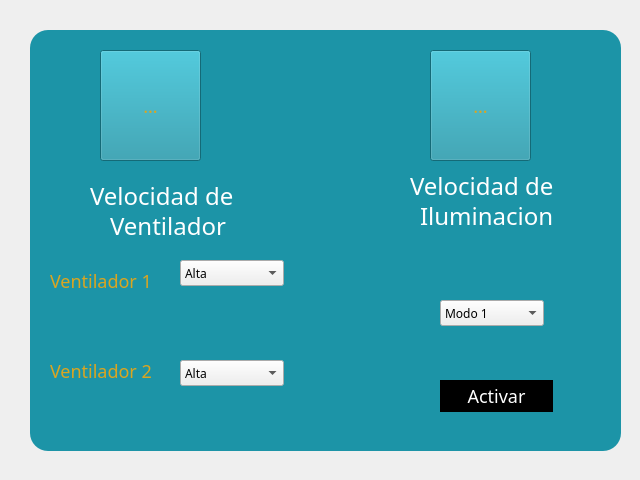
<?xml version="1.0" encoding="UTF-8"?>
<ui version="4.0">
 <class>MainWindow</class>
 <widget class="QMainWindow" name="MainWindow">
  <property name="geometry">
   <rect>
    <x>0</x>
    <y>0</y>
    <width>640</width>
    <height>480</height>
   </rect>
  </property>
  <property name="windowTitle">
   <string>MainWindow</string>
  </property>
  <property name="styleSheet">
   <string notr="true">*{
font-family:century gothic;
}

QWidget{
background-image: url(:/images/images/fondo.png)
}

QFrame#contenedor{
background: #1c94a7;
border-radius:18;
}

QLabel#label, #label_2, #label_5,#label_6{
background: #1c94a7;
color: white;
font-size: 24px;
font-position: center;

}

QToolButton#b1, #b2{
color: #DAA520;
font-size: 18px;
background: #1c94a7;
font-family:century gothic;
}

QPushButton#boton{
background: black;
border-radius:18;
color: white;
font-size: 18px;
}

QLabel#label_4,#label_3{
background: #1c94a7;
color: #DAA520;
font-size: 18px;
font-position: center;

}
</string>
  </property>
  <widget class="QWidget" name="centralwidget">
   <widget class="QFrame" name="contenedor">
    <property name="geometry">
     <rect>
      <x>30</x>
      <y>30</y>
      <width>591</width>
      <height>421</height>
     </rect>
    </property>
    <property name="frameShape">
     <enum>QFrame::StyledPanel</enum>
    </property>
    <property name="frameShadow">
     <enum>QFrame::Raised</enum>
    </property>
    <widget class="QLabel" name="label">
     <property name="geometry">
      <rect>
       <x>60</x>
       <y>150</y>
       <width>151</width>
       <height>31</height>
      </rect>
     </property>
     <property name="text">
      <string>Velocidad de </string>
     </property>
    </widget>
    <widget class="QLabel" name="label_2">
     <property name="geometry">
      <rect>
       <x>380</x>
       <y>140</y>
       <width>151</width>
       <height>31</height>
      </rect>
     </property>
     <property name="text">
      <string>Velocidad de </string>
     </property>
    </widget>
    <widget class="QComboBox" name="comboBox">
     <property name="geometry">
      <rect>
       <x>150</x>
       <y>230</y>
       <width>104</width>
       <height>26</height>
      </rect>
     </property>
     <item>
      <property name="text">
       <string>Alta</string>
      </property>
     </item>
     <item>
      <property name="text">
       <string>Media</string>
      </property>
     </item>
     <item>
      <property name="text">
       <string>Baja</string>
      </property>
     </item>
    </widget>
    <widget class="QLabel" name="label_3">
     <property name="geometry">
      <rect>
       <x>20</x>
       <y>240</y>
       <width>101</width>
       <height>21</height>
      </rect>
     </property>
     <property name="text">
      <string>Ventilador 1</string>
     </property>
    </widget>
    <widget class="QLabel" name="label_4">
     <property name="geometry">
      <rect>
       <x>20</x>
       <y>330</y>
       <width>101</width>
       <height>21</height>
      </rect>
     </property>
     <property name="text">
      <string>Ventilador 2</string>
     </property>
    </widget>
    <widget class="QComboBox" name="comboBox_2">
     <property name="geometry">
      <rect>
       <x>150</x>
       <y>330</y>
       <width>104</width>
       <height>26</height>
      </rect>
     </property>
     <item>
      <property name="text">
       <string>Alta</string>
      </property>
     </item>
     <item>
      <property name="text">
       <string>Media</string>
      </property>
     </item>
     <item>
      <property name="text">
       <string>Baja</string>
      </property>
     </item>
    </widget>
    <widget class="QComboBox" name="comboBox_3">
     <property name="geometry">
      <rect>
       <x>410</x>
       <y>270</y>
       <width>104</width>
       <height>26</height>
      </rect>
     </property>
     <item>
      <property name="text">
       <string>Modo 1</string>
      </property>
     </item>
     <item>
      <property name="text">
       <string>Modo 2</string>
      </property>
     </item>
     <item>
      <property name="text">
       <string>Modo 3</string>
      </property>
     </item>
     <item>
      <property name="text">
       <string>Modo 4</string>
      </property>
     </item>
    </widget>
    <widget class="QLabel" name="label_5">
     <property name="geometry">
      <rect>
       <x>80</x>
       <y>180</y>
       <width>151</width>
       <height>31</height>
      </rect>
     </property>
     <property name="text">
      <string>Ventilador</string>
     </property>
    </widget>
    <widget class="QLabel" name="label_6">
     <property name="geometry">
      <rect>
       <x>390</x>
       <y>170</y>
       <width>151</width>
       <height>31</height>
      </rect>
     </property>
     <property name="text">
      <string>Iluminacion</string>
     </property>
    </widget>
    <widget class="QToolButton" name="b1">
     <property name="geometry">
      <rect>
       <x>70</x>
       <y>20</y>
       <width>101</width>
       <height>111</height>
      </rect>
     </property>
     <property name="text">
      <string>...</string>
     </property>
     <property name="icon">
      <iconset resource="source.qrc">
       <normaloff>:/images/images/escudo.png</normaloff>:/images/images/escudo.png</iconset>
     </property>
     <property name="iconSize">
      <size>
       <width>90</width>
       <height>90</height>
      </size>
     </property>
    </widget>
    <widget class="QToolButton" name="b2">
     <property name="geometry">
      <rect>
       <x>400</x>
       <y>20</y>
       <width>101</width>
       <height>111</height>
      </rect>
     </property>
     <property name="text">
      <string>...</string>
     </property>
     <property name="icon">
      <iconset resource="source.qrc">
       <normaloff>:/images/images/fi.png</normaloff>:/images/images/fi.png</iconset>
     </property>
     <property name="iconSize">
      <size>
       <width>100</width>
       <height>100</height>
      </size>
     </property>
    </widget>
    <widget class="QPushButton" name="boton">
     <property name="geometry">
      <rect>
       <x>410</x>
       <y>350</y>
       <width>113</width>
       <height>32</height>
      </rect>
     </property>
     <property name="text">
      <string>Activar</string>
     </property>
    </widget>
   </widget>
  </widget>
 </widget>
 <resources>
  <include location="source.qrc"/>
 </resources>
 <connections/>
</ui>
